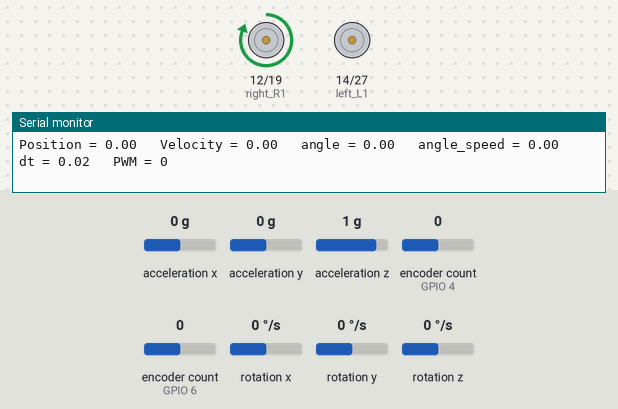
A program run on a simulated ESP32. Shown: motor-driver pin pairs drawn as motors (green arrow = first pin HIGH = forward, orange = second pin HIGH = backward, longer = more drive, scaled by the enable pin), the last lines printed to the serial monitor. The test bench sets the inputs (shaded band); at power-on: acceleration y 0 g, rotation x 0 °/s, acceleration x 0 g, acceleration z 1 g, encoder count (sensors on GPIO 4, GPIO 6) 0, rotation y 0 °/s, rotation z 0 °/s.

Above: at 2.7 s.
2.8 s: acceleration y set to -1.4 g
At 3.09 s:
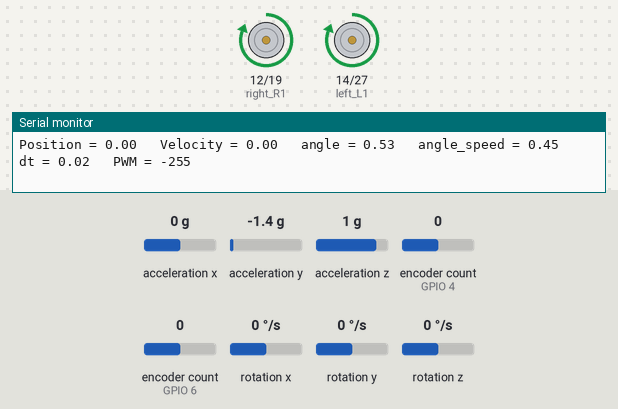
4.8 s: acceleration y set to -1.1 g
7.8 s: acceleration y set to -0.8 g
At 9.6 s:
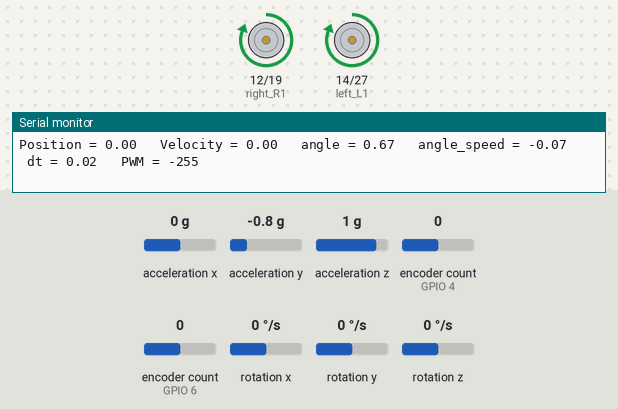
9.9 s: rotation x set to 54 °/s
11.4 s: rotation x set to 63 °/s
At 12.21 s:
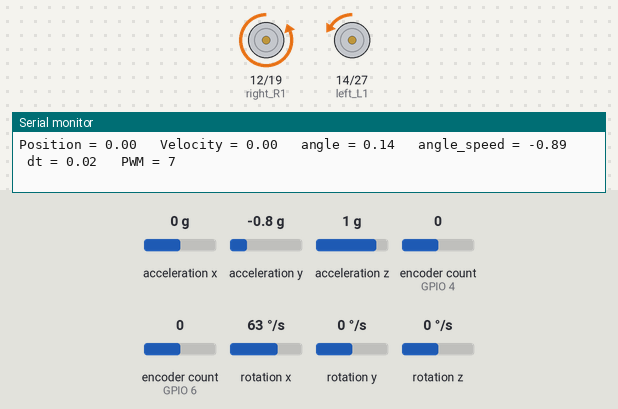
At 12.82 s:
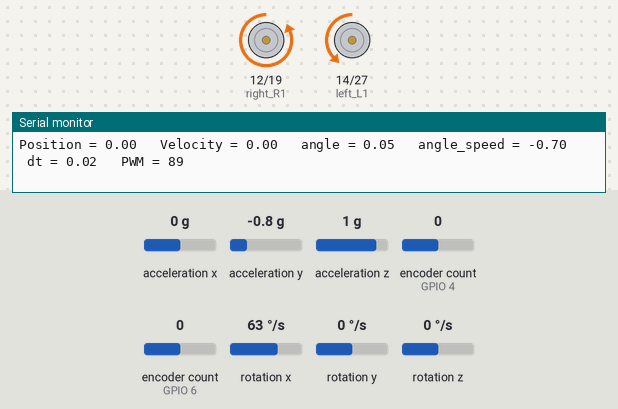
14.4 s: acceleration y set to -0.5 g
15.9 s: acceleration y set to -0.3 g
Timing chart, 0 to 18.4 s (numbered marks = the images above; inputs shaded):
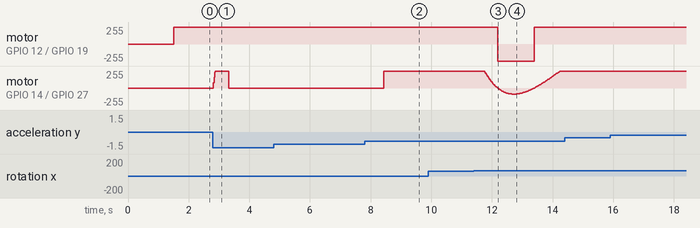

The program:

main.cpp
```cpp
#include <Arduino.h>
#include <ESP32Encoder.h>
#include <MPU6050.h>
#include <Wire.h>
#include <cmath>

#define DT 10 // dt is milliseconds

ESP32Encoder encoder;
ESP32Encoder encoder2;
MPU6050 mpu6050;

//TB6612 pins
const int right_R1=12;
const int right_R2=19;
const int PWM_R=5;
const int left_L1=14;
const int left_L2=27;
const int PWM_L=13;

//Encoder Speed Values
hw_timer_t *My_timer = NULL;
volatile int64_t delta_omega_left = 0;
volatile int64_t delta_omega_right = 0;
volatile int64_t delta2_omega_left = 0;
volatile int64_t delta2_omega_right = 0;
volatile int64_t omega_left = 0;
volatile int64_t omega_right = 0;
int64_t new_omega_right, new_omega_left, old_delta_omega_left, old_delta_omega_right;
float position = 0;
float velocity = 0;
int16_t ax, ay, az, gx, gy, gz;     //Define three-axis acceleration, three-axis gyroscope variables
float Angle;   //angle variable
int16_t Gyro_x;   //Angular velocity variable
///////////////////////Kalman_Filter////////////////////////////
float Q_angle = 0.001;  //Covariance of gyroscope noise
float Q_gyro = 0.003;   //Covariance of gyroscope drift noise
float R_angle = 0.5;    //Covariance of accelerometer
char C_0 = 1;
float dt = DT/1000.0;  //The value of dt is the filter sampling time.  (How do we know the loop takes 0.05 seconds?  Better fix this!)
long int ms_last;
float K1 = 0.05;  // a function containing the Kalman gain is used to calculate the deviation of the optimal estimate.
float K_0, K_1, t_0, t_1;
float angle_err;
float q_bias;  //gyroscope drift
int32_t PWMvoltage = 0;

float accelz = 0;
double angle;
double angle_speed;
float friction = 0;
float Pdot[4] = { 0, 0, 0, 0 };
float P[2][2] = { { 1, 0 }, { 0, 1 } };
float PCt_0, PCt_1, E;
//Function Delcarations
void Kalman_Filter(double angle_m, double gyro_m);
void motorControl();
void setup() {

 // Join the I2C bus
  Wire.begin();           //Join the I2C bus sequence
  Serial.begin(115200);   //open serial monitor and set the baud rate to 115200
  delay(1500);
  mpu6050.initialize();   //initialize MPU6050
  delay(2);

  pinMode(right_R1,OUTPUT);     // set all TB6612pins to OUTPUT
  pinMode(right_R2,OUTPUT);
  pinMode(PWM_R,OUTPUT);
  pinMode(left_L1,OUTPUT);
  pinMode(left_L2,OUTPUT);
  pinMode(PWM_L,OUTPUT);

	// Enable the weak pull up resistors
	ESP32Encoder::useInternalWeakPullResistors=UP;

	// use pin D5 and D2 for the first encoder
	encoder.attachHalfQuad(D5, D2);
	// use pin D3 and D4 for the second encoder (Order matters)
	encoder2.attachHalfQuad(D3, D4);

	// clear the encoder's raw count and set the tracked count to zero
  encoder.clearCount();
	encoder2.clearCount();

}

void loop() {
  //omega_left/omega_right is encoder position
  //delta_Omega_left/Delta_Omega_right is encoder velocity
  //angle is theta
  //angle_speed is theta dot
  dt = (millis() - ms_last) / 1000.0;  //My attempt at fixing the dt problem
  ms_last = millis();
  //Calculate Angles
  mpu6050.getMotion6(&ax, &ay, &az, &gx, &gy, &gz);     //IIC to get MPU6050 six-axis data  ax ay az gx gy gz
  Angle = -atan2(ay , az);                              //Radial rotation angle calculation formula; the negative sign is direction processing
  Gyro_x = -gx / 7506.;                                 //The X-axis angular velocity calculated by the gyroscope; the negative sign is the direction processing
	Kalman_Filter(Angle, Gyro_x);


  new_omega_left = encoder.getCount();
  delta_omega_left = (new_omega_left - omega_left) / dt;
  //delta2_omega_left = (new_delta_omega_left - delta_omega_left)*10;
  new_omega_right = encoder2.getCount();
  delta_omega_right = (new_omega_right - omega_right) / dt;
  //delta2_omega_right = (new_delta_omega_right - delta_omega_right)*10;
  omega_left = new_omega_left;
  omega_right = new_omega_right;


  //Control systems code
  //step 1 convert to usable x
  position = omega_left / 104.85 * 0.03375;
  velocity = delta_omega_left / 104.85 * 0.03375;
  //Calculate u by doing k.x
  PWMvoltage = -5000 * position + 1616.004 * velocity - 1354.722 * angle - 223.6367 * angle_speed;
  //The following is for setting bounds and dealing with static friction.
  if (PWMvoltage > 255) {
    PWMvoltage = 255;
  }
  if (PWMvoltage < -255) {
    PWMvoltage = -255;
  }
  /*if (PWMvoltage >= 0 & PWMvoltage <= 15) {
    PWMvoltage = 15;
  } else if (PWMvoltage < 0 & PWMvoltage >=-15) {
    PWMvoltage = 15;
  }*/
  if (angle > 0.785 || angle < -0.785) {
    PWMvoltage = 0;
  }
  //Print out everything we need
  Serial.print("Position = ");
  Serial.print(position);
  Serial.print("   Velocity = ");
  Serial.print(velocity);
  Serial.print("   angle = ");
  Serial.print(angle);
  Serial.print("   angle_speed = ");
  Serial.print(angle_speed);
  Serial.print("   dt = ");
  Serial.print(dt);
  Serial.print("   PWM = ");
  Serial.println(PWMvoltage);

  //step 4 run motor control
  motorControl();
  delay(15);

}

void motorControl() {
  //Write to motor pins
  if (PWMvoltage <= 0) {              // reverse pin setup for negative direction.
    digitalWrite(right_R1,HIGH);
    digitalWrite(right_R2,LOW);
    digitalWrite(left_L1,HIGH);
    digitalWrite(left_L2,LOW);
    analogWrite(PWM_R,-PWMvoltage);   // write into PWM value 0~255（speed）
    analogWrite(PWM_L,-PWMvoltage);
  } else {                            // forward pin setup for positive direction.
    digitalWrite(right_R1,LOW);
    digitalWrite(right_R2,HIGH);
    digitalWrite(left_L1,LOW);
    digitalWrite(left_L2,HIGH);
    analogWrite(PWM_R,PWMvoltage);   // write into PWM value 0~255（speed）
    analogWrite(PWM_L,PWMvoltage);
  }
}

void Kalman_Filter(double angle_m, double gyro_m) {
  angle += (gyro_m - q_bias) * dt;  //Prior estimate
  angle_err = angle_m - angle;

  Pdot[0] = dt * P[1][1] + Q_angle - P[0][1] - P[1][0];  //Differential of azimuth error covariance  ****Rob changed this!
  Pdot[1] = -P[1][1];
  Pdot[2] = -P[1][1];
  Pdot[3] = Q_gyro;

  P[0][0] += Pdot[0] * dt;  //The integral of the covariance differential of the prior estimate error
  P[0][1] += Pdot[1] * dt;
  P[1][0] += Pdot[2] * dt;
  P[1][1] += Pdot[3] * dt;

  //Intermediate variable of matrix multiplication
  PCt_0 = C_0 * P[0][0];
  PCt_1 = C_0 * P[1][0];
  //Denominator
  E = R_angle + C_0 * PCt_0;
  //Gain value
  K_0 = PCt_0 / E;
  K_1 = PCt_1 / E;

  t_0 = PCt_0;  //Intermediate variable of matrix multiplication
  t_1 = C_0 * P[0][1];

  P[0][0] -= K_0 * t_0;  //Posterior estimation error covariance
  P[0][1] -= K_0 * t_1;
  P[1][0] -= K_1 * t_0;
  P[1][1] -= K_1 * t_1;
  q_bias += K_1 * angle_err;      //Posterior estimation
  angle_speed = gyro_m - q_bias;  //The differential value of the output value; work out the optimal angular velocity
  angle += K_0 * angle_err;       ////Posterior estimation; work out the optimal angle
}
```

Measured:
- the behaviour switches between 57 and 58 °/s on rotation x (found by bisection; images 2 and 3)
- after the input at 2.8 s, motor on GPIO 14 (left_L1) / GPIO 27 (left_L2): stopped → forward 255/255 at once, → stopped 0.50 s later
- after the input at 7.8 s, motor on GPIO 14 (left_L1) / GPIO 27 (left_L2): stopped → forward 255/255 after 0.63 s
- after the input at 11.4 s, motor on GPIO 12 (right_R1) / GPIO 19 (right_R2): forward 255/255 → backward 255/255 after 0.80 s, → forward 255/255 1.2 s later
